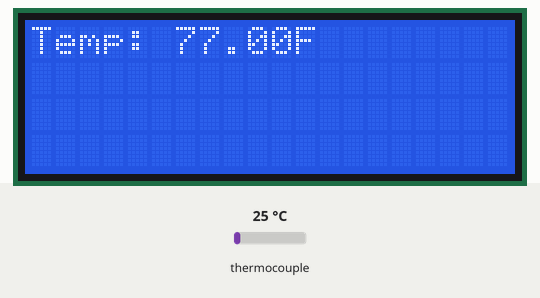
Recording of a program running on a simulated Teensy 4. On the bench: 20×4 character LCD. Wiring (inferred from the names in the program): MAX6675 thermocouple converter: CS pin 4; MISO pin 5; SCK pin 3. The inputs (shaded band) are chosen by the test bench; at power-on: thermocouple 25 °C. What the program prints to the serial monitor is not drawn.

Above: at 1.2 s.
1.3 s: thermocouple set to 6 °C
At 2.5 s:
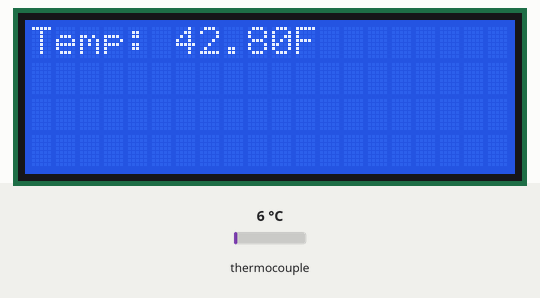
3.6 s: thermocouple set to 75 °C
At 5.0 s:
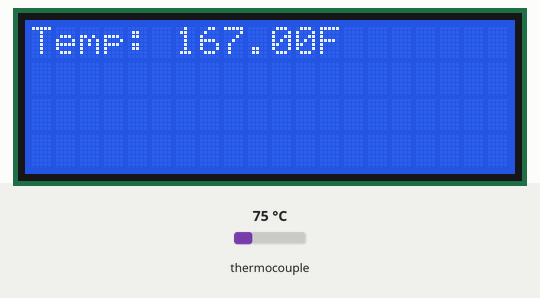
5.6 s: thermocouple set to 1 °C
At 7.5 s:
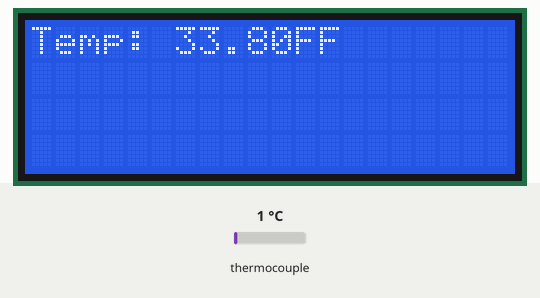
Timing chart, 0 to 9.0 s (numbered marks = the images above; inputs shaded):
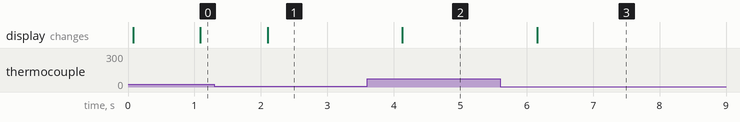

Measured:
- after the input at 1.3 s, the display: changes after 0.80 s (image 1)
- after the input at 3.6 s, the display: changes after 0.53 s (image 2)
- after the input at 5.6 s, the display: changes after 0.56 s (image 3)

The program:

main.cpp
```cpp
#include <Arduino.h>
#include <Wire.h>
#include <LiquidCrystal_I2C.h>

#define MAX6675_CS   4
#define MAX6675_SO   5
#define MAX6675_SCK  3

// Initialize the LCD display at address 0x27 with 4 rows and 20 columns
LiquidCrystal_I2C lcd(0x27, 20, 4);

double readThermocouple() {

    uint16_t v;
    pinMode(MAX6675_CS, OUTPUT);
    pinMode(MAX6675_SO, INPUT);
    pinMode(MAX6675_SCK, OUTPUT);

    digitalWrite(MAX6675_CS, LOW);
    delay(1);

    v = shiftIn(MAX6675_SO, MAX6675_SCK, MSBFIRST);
    v <<= 8;
    v |= shiftIn(MAX6675_SO, MAX6675_SCK, MSBFIRST);

    digitalWrite(MAX6675_CS, HIGH);
    if (v & 0x4)
    {
        return NAN;
    }

    v >>= 3;

    // Convert Celsius to Fahrenheit
    return v*0.25 * 9.0/5.0 + 32.0;
}

void setup() {
    Serial.begin(115200);
    lcd.begin();
    lcd.backlight(); // turn on backlight
}

void loop() {
    double temperature_read = readThermocouple();
    Serial.println("Temp: " + String(temperature_read) + "F");

    // Print temperature to LCD
    lcd.setCursor(0, 0); // set cursor to first column, first row
    lcd.print("Temp: ");
    lcd.print(temperature_read);
    lcd.print("F");

    delay(1000);
}
```
